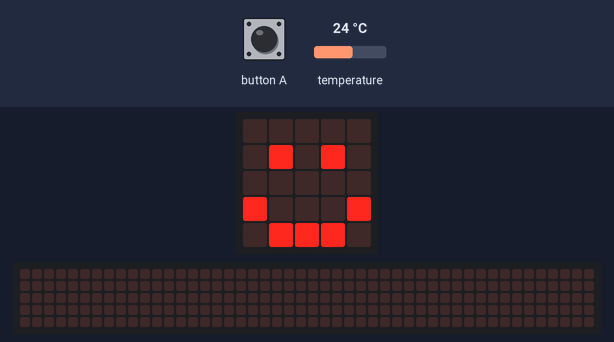
This program was run on a simulated BBC micro:bit (MakeCode). Parts: the board's 5×5 LED display, a strip that is not on the board, showing the scrolling text unrolled. The inputs (shaded band) are chosen by the test bench; at power-on: temperature 24 °C. The 48×5 strip is a reading aid, not a part: it shows the text the display is scrolling, unrolled, one strip-width of it at a time.

Above: at 1.8 s.
1.9 s: button A pressed for 0.15 s
At 2.12 s:
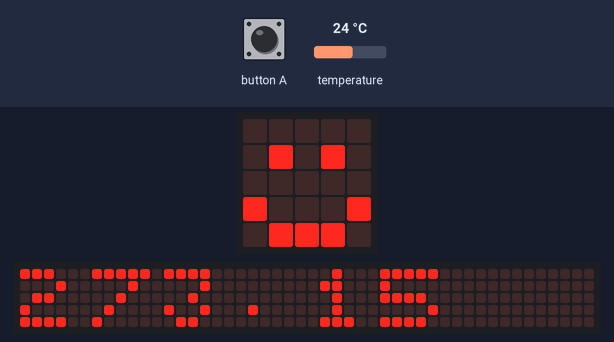
2.6 s: button A pressed for 0.15 s
At 8.57 s:
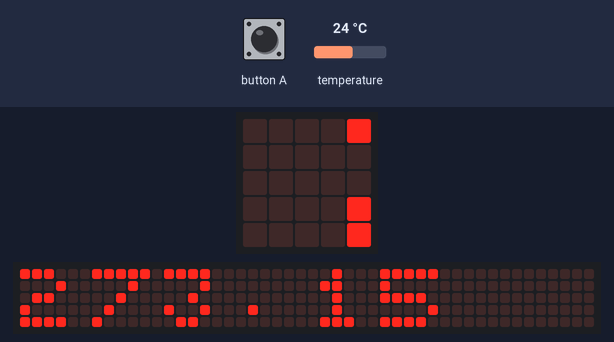
At 15.8 s:
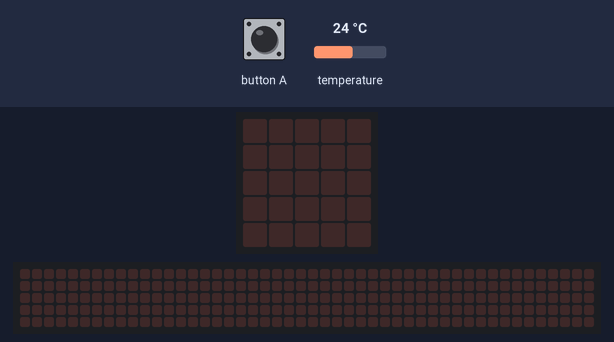

Measured:
- after the input at 1.9 s, the display: changes after 0.15 s (image 1)

The program:

main.ts
```typescript
// (licence header left out)
// our variable for a random number
let temperatureInCelcius: number

basic.clearScreen()
basic.showIcon(IconNames.Happy)

input.onButtonPressed(Button.A, function () {
    temperatureInCelcius = input.temperature()

    0 + 273.15
    basic.showNumber(273.15
)
})
```
